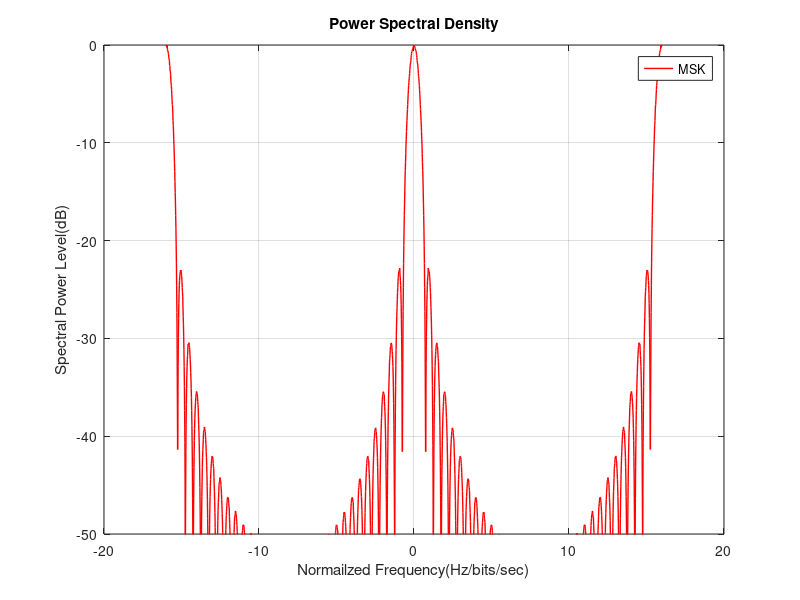

Write the MATLAB code that produced this figure.
clear all
close all
X=32768;
Fs=16;
NFFT=1024;

bits_in=round(rand(1,X));
differential_bits=abs(diff([0, bits_in]));
bipolar_symbols=differential_bits*2-1;
symbols_oversampled=(ones(Fs,1))*bipolar_symbols;
symbols_oversampled=(symbols_oversampled(:))'/Fs;
cumulative_phase=(pi/2)*cumsum(symbols_oversampled);
tx_signal1=exp(1i*cumulative_phase);

Rb=1/Fs;
[spectra,freq] = pwelch(tx_signal1,NFFT);
spectra=[flipud(spectra);spectra];
freq=[-flipud(freq);freq];
plot(freq/Rb, 10*log10(spectra/max(spectra)),'r','linewidth',1);

axis([-20 20 -50 0])
legend('MSK')
xlabel('Normailzed Frequency(Hz/bits/sec)')
ylabel('Spectral Power Level(dB)')
title('Power Spectral Density')
grid on